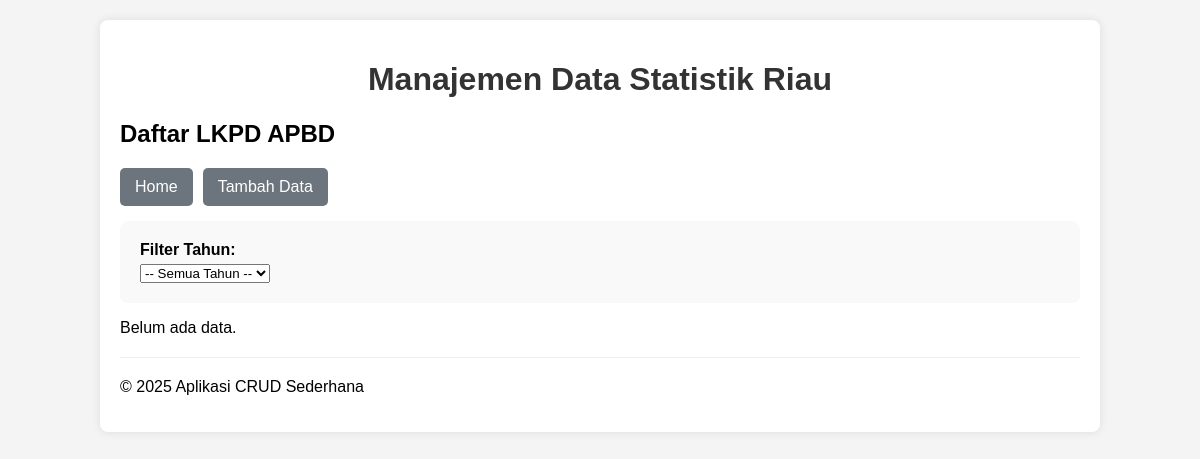
Before: /lkpd-lampiran-satu/read.php?tahun=2022 with the older database file.
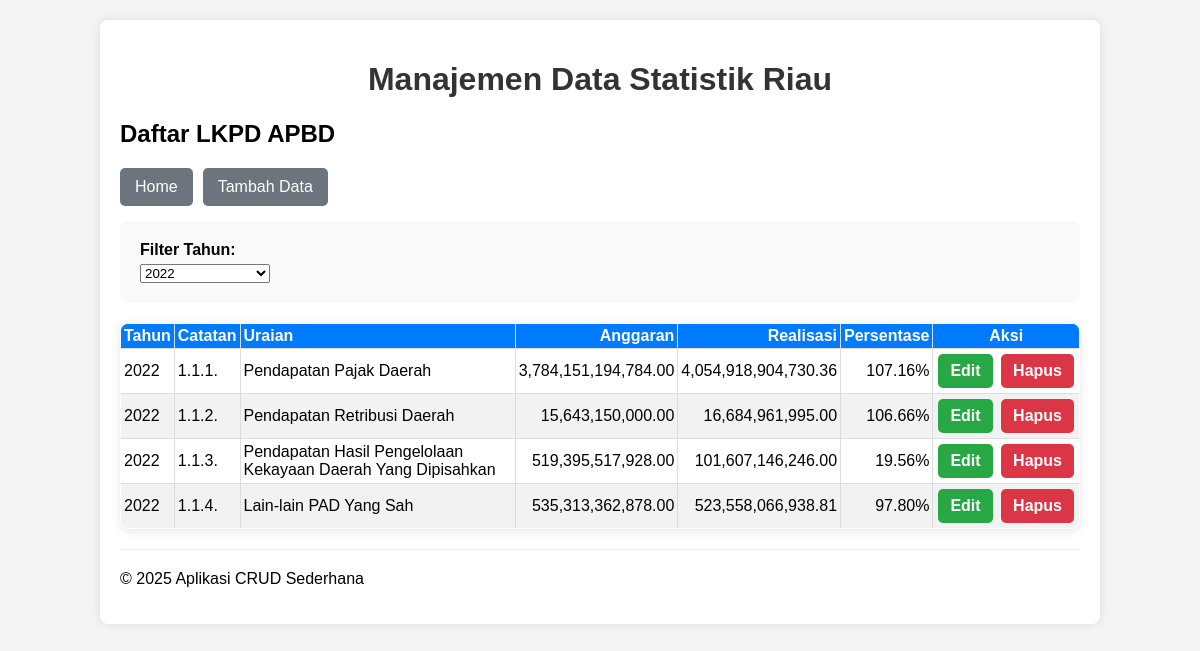
After: the same page with the newer database file.
### tables this page shows
CREATE TABLE `lkpd_apbd_lampiran_1` (
  `id` int(11) NOT NULL,
  `tahun_lkpd` int(5) DEFAULT NULL,
  `id_kode_catatan` int(5) DEFAULT NULL,
  `jumlah_anggaran` decimal(18,2) DEFAULT NULL,
  `jumlah_realisasi` decimal(18,2) DEFAULT NULL
);

CREATE TABLE `kode_catatan` (
  `id` int(5) NOT NULL,
  `kode_catatan` varchar(255) DEFAULT NULL,
  `uraian` varchar(1024) DEFAULT NULL,
  `id_kode_level` int(2) DEFAULT NULL
);

### lkpd-lampiran-satu/read.php (the view, shortened to what this page needs)
<?php
include '../config/database.php';
include '../templates/header.php';
$selected_year = '';
if (isset($_GET['tahun']) && $_GET['tahun'] != '') {
    $selected_year = $_GET['tahun'];
}
$sql = "SELECT lk.id, lk.tahun_lkpd, kc.kode_catatan, kc.uraian, lk.jumlah_anggaran, lk.jumlah_realisasi, (lk.jumlah_realisasi/lk.jumlah_anggaran)*100 AS persentase
        FROM lkpd_apbd_lampiran_1 AS lk
        INNER JOIN kode_catatan AS kc
        ON lk.id_kode_catatan=kc.id";
if ($selected_year != '') {
    $sql .= " WHERE lk.tahun_lkpd = ?";
}
$sql .= " ORDER BY lk.tahun_lkpd, kc.kode_catatan ASC";
$stmt = $conn->prepare($sql);
if ($selected_year != '') {
    $stmt->bind_param("s", $selected_year);
}
$stmt->execute();
$result = $stmt->get_result();
$years_query = "SELECT DISTINCT tahun_lkpd FROM lkpd_apbd_lampiran_1 ORDER BY tahun_lkpd DESC";
$years_result = $conn->query($years_query);
$available_years = [];
if ($years_result->num_rows > 0) {
    while ($row = $years_result->fetch_assoc()) {
        $available_years[] = $row['tahun_lkpd'];
    }
}
?>
<h2>Daftar LKPD APBD</h2>
<div class="button-group">
    <button><a href="../index.php">Home</a></button>
    <button><a href="create.php">Tambah Data</a></button>
</div>
<form method="GET" action="">
    <label for="tahun">Filter Tahun:</label>
    <select name="tahun" id="tahun" onchange="this.form.submit()">
        <option value="">-- Semua Tahun --</option>
        <?php foreach ($available_years as $year): ?>
            <option value="<?php echo htmlspecialchars($year); ?>"
                    <?php echo ($selected_year == $year) ? 'selected' : ''; ?>>
                <?php echo htmlspecialchars($year); ?>
            </option>
        <?php endforeach; ?>
    </select>
</form>
<?php
if ($result->num_rows > 0):
?>
    <table>
        <thead>
            <tr>
                <th>Tahun</th>
                <th>Catatan</th>
                <th>Uraian</th>
                <th style="text-align: right;">Anggaran</th>
                <th style="text-align: right;">Realisasi</th>
                <th style="text-align: right;">Persentase</th>
                <th style="text-align: center;">Aksi</th>
            </tr>
        </thead>
        <tbody>
            <?php
            while ($row = $result->fetch_assoc()):
            ?>
                <tr>
                    <td><?php echo htmlspecialchars($row['tahun_lkpd']); ?></td>
                    <td><?php echo htmlspecialchars($row['kode_catatan']); ?></td>
                    <td><?php echo htmlspecialchars($row['uraian']); ?></td>
                    <td style="text-align:right"><?php echo htmlspecialchars(number_format($row['jumlah_anggaran'], 2)); ?></td>
                    <td style="text-align:right"><?php echo htmlspecialchars(number_format($row['jumlah_realisasi'], 2)); ?></td>
                    <td style="text-align:right"><?php echo htmlspecialchars(number_format($row['persentase'], 2)) . '%'; ?></td>
                    <td class="actions">
                        <a href="update.php?id=<?php echo htmlspecialchars($row['id']); ?>" class="edit">Edit</a>
                        <a href="delete.php?id=<?php echo htmlspecialchars($row['id']); ?>" class="delete"
                           onclick="return confirm('Apakah Anda yakin ingin menghapus data ini?')">Hapus</a>
                    </td>
                </tr>
            <?php endwhile; ?>
        </tbody>
    </table>
<?php else: ?>
    <p>Belum ada data.</p>
<?php endif; ?>
<?php
include '../templates/footer.php';
?>

### templates/header.php (shortened to what this page needs)
<!DOCTYPE html>
<html lang="en">
<head>
    <link rel="stylesheet" href="style.css">
</head>
<body>
    <div class="container">
        <h1>Manajemen Data Statistik Riau</h1>

### templates/footer.php
<hr>
        <footer>
            <p>&copy; <?php echo date("Y"); ?> Aplikasi CRUD Sederhana</p>
        </footer>
    </div>
</body>
</html>

### lkpd-lampiran-satu/style.css (style rules this page uses)
body { font-family: Arial, sans-serif; background-color: #f4f4f4; margin: 0; padding: 0; }
.container { width: 80%; margin: 20px auto; background-color: #fff; padding: 20px; box-shadow: 0 0 10px rgba(0, 0, 0, 0.1); border-radius: 8px; }
h1 { color: #333; text-align: center; }
hr { border: 0; border-top: 1px solid #eee; margin: 20px 0; }
table { width: 100%; border-collapse: collapse; margin-top: 20px; }
table, th, td { border: 1px solid #ddd; }
th, td { padding: 10px; text-align: left; }
th { background-color: #007bff; color: white; }
tr:nth-child(even) { background-color: #f2f2f2; }
.actions a { text-decoration: none; padding: 5px 10px; border-radius: 3px; margin-right: 5px; }
.actions .edit { background-color: #ffc107; color: white; }
.actions .delete { background-color: #dc3545; color: white; }
form { background-color: #f9f9f9; padding: 20px; border-radius: 8px; }
form label { display: block; margin-bottom: 5px; font-weight: bold; }

### templates/header.php (style rules this page uses)
table { width: 100%; border-collapse: collapse; margin-top: 20px; box-shadow: 0 2px 10px rgba(0,0,0,0.1); border-radius: 8px; overflow: hidden; }
table thead tr { background-color: #007bff; color: white; }
table th, table td { padding: 3px 3px; border: 1px solid #ddd; text-align: left; }
table tbody tr:nth-child(even) { background-color: #f2f2f2; }
table tbody tr:nth-child(odd) { background-color: #ffffff; }
table td.actions { text-align: center; white-space: nowrap; }
table td.actions a { padding: 8px 12px; text-decoration: none; border-radius: 5px; display: inline-block; margin: 2px; font-weight: bold; }
table td.actions .edit { background-color: #28a745; color: white; }
table td.actions .delete { background-color: #dc3545; color: white; }
.button-group { margin-bottom: 15px; display: flex; gap: 10px; }
.button-group button { background-color: #6c757d; color: white; padding: 10px 15px; border: none; border-radius: 5px; cursor: pointer; font-size: 16px; transition: background-color 0.3s ease; }
.button-group button a { color: white; text-decoration: none; }

Changed rows visible on the page:
added lkpd_apbd_lampiran_1: tahun_lkpd "2022", id_kode_catatan.kode_catatan "1.1.1.", id_kode_catatan.uraian "Pendapatan Pajak Daerah", jumlah_anggaran "3,784,151,194,784.00", jumlah_realisasi "4,054,918,904,730.36", persentase "107.16"
added lkpd_apbd_lampiran_1: tahun_lkpd "2022", id_kode_catatan.kode_catatan "1.1.2.", id_kode_catatan.uraian "Pendapatan Retribusi Daerah", jumlah_anggaran "15,643,150,000.00", jumlah_realisasi "16,684,961,995.00", persentase "106.66"
added lkpd_apbd_lampiran_1: tahun_lkpd "2022", id_kode_catatan.kode_catatan "1.1.3.", id_kode_catatan.uraian "Pendapatan Hasil Pengelolaan Kekayaan Daerah Yang Dipisahkan", jumlah_anggaran "519,395,517,928.00", jumlah_realisasi "101,607,146,246.00", persentase "19.56"
added lkpd_apbd_lampiran_1: tahun_lkpd "2022", id_kode_catatan.kode_catatan "1.1.4.", id_kode_catatan.uraian "Lain-lain PAD Yang Sah", jumlah_anggaran "535,313,362,878.00", jumlah_realisasi "523,558,066,938.81", persentase "97.80"
Other visible differences:
form field tahun: "-- Semua Tahun --" → "2022"
text no longer shown: "Belum ada data."
text now shown: "Tahun Catatan Uraian Anggaran Realisasi Persentase Aksi"
